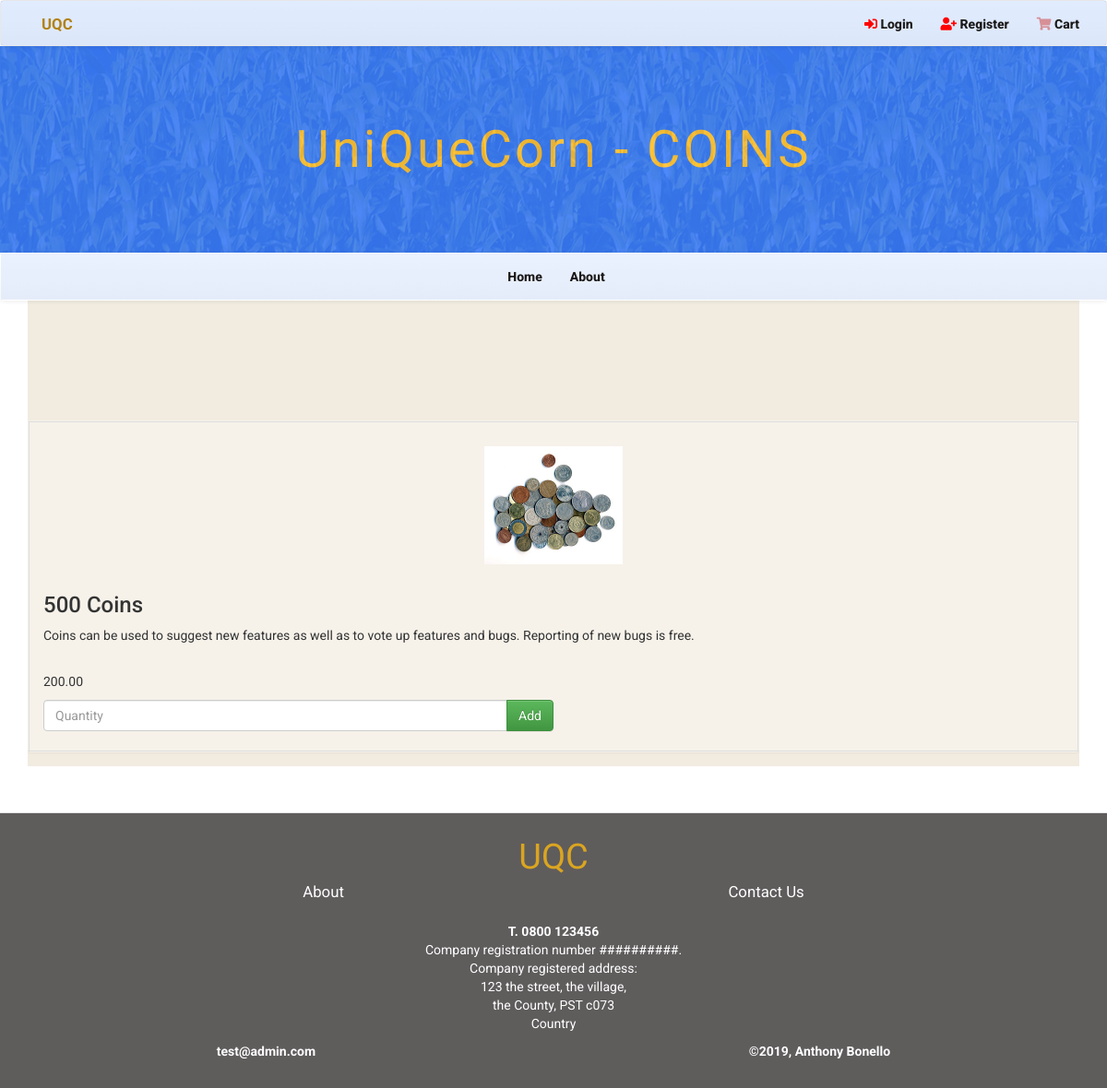
Page /products on the committed database.
### products/models.py (models this page shows, shortened)
class Product(models.Model):
    name = models.CharField(max_length=254, default='')
    description = models.TextField()
    coins = models.SmallIntegerField(blank=False)
    price = models.DecimalField(max_digits=6, decimal_places=2)
    image = models.ImageField(upload_to='images')

### products/views.py (the view)
# urls.py: url(r'^products$', all_products, name="products"),
def all_products(request):
    products = Product.objects.all()
    return render(request, "products.html", {"products": products})

### cart/contexts.py (called while the page is built)
def cart_contents(request):
    cart = request.session.get('cart', {})
    cart_items = []
    total = 0
    product_count = 0
    for id, quantity in cart.items():
        product = get_object_or_404(Product, pk=id)
        total += quantity * product.price
        product_count += quantity
        cart_items.append({'id': id, 'quantity': quantity, 'product': product})
    return {'cart_items': cart_items, 'total': total, 'product_count': product_count}

### products/templates/products.html (shortened to what this page needs)
{% extends "base.html" %}
{% block showcase %}
    <div class="main-title">
        <div class="color-cover"></div>
        <div class="title">
            <h1>UniQueCorn - COINS</h1>
        </div>
    </div>
{% endblock showcase %}
{% block content %}
    <div class="row row-flex">
        {% for product in products %}
            <div class="col-xs-10 col-xs-offset-1 col-sm-6 col-sm-offset-0 col-md-4 display panel panel-default">
                <div class="panel-body">
                    <div class="product" style="background-image: url('{{ MEDIA_URL }}{{ product.image }}')"></div>
                    <h3>{{ product.name }}</h3>
                    <p class="product-description">{{ product.description }}</p>
                    <p>{{ product.price }}</p>
                    <form action="{% url 'add_to_cart' product.id %}" method="post">
                        <div class="input-group">
                            <input type="number" name="quantity" min="1" max="999" class="form-control" placeholder="Quantity">
                            <span class="input-group-btn">
                                <button class="btn btn-success" type="submit">Add</button>
                            </span>
                        </div>
                    </form>
                </div>
            </div>
        {% empty %}
        <p>Nothing to display.</p>
        {% endfor %}
    </div>
{% endblock %}

### static/css/styles.css (style rules this page uses)
body { font-family: 'Roboto', sans-serif; }
form { width: 50%; }
.display { float: right; margin-bottom: 50px; }
.product { background-size: contain; background-position: center center; background-repeat: no-repeat; width: 150px; height: 150px; margin: 0 auto; }
.row.row-flex { display: flex; flex-wrap: wrap; margin-top: 30px; justify-content: flex-start; }
.row.row-flex .panel { flex: 1 1 auto; height: 360px; margin-bottom: 15px; min-width: 100px; }
.panel-default { border-color: transparent; padding: 0 10px; }
.panel-body { height: 100%; border: 1px solid #ddd; }
.product-description { min-height: 40px; }

### rows in the picture
Product: image (picture), name "500 Coins", description "Coins can be used to suggest new features as well as to vote up features and bugs. Reporting of new bugs is free.", price "200.00"
